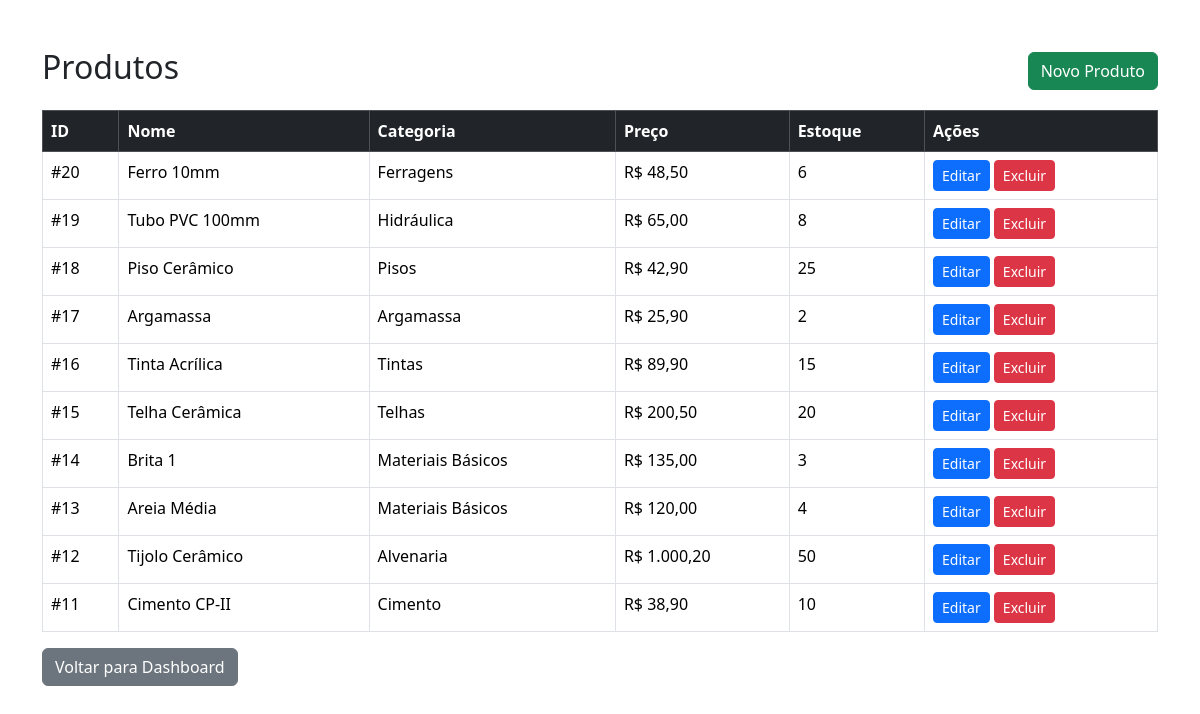
The page /pages/listar.php on the database its author committed.
### tables this page shows
CREATE TABLE `produtos` (
  `id` int(11) NOT NULL,
  `nome` varchar(100) NOT NULL,
  `categoria` varchar(50) NOT NULL,
  `preco` decimal(10,2) NOT NULL,
  `descricao` text DEFAULT NULL,
  `imagem_url` varchar(255) DEFAULT NULL,
  `estoque` int(11) NOT NULL DEFAULT 0
);

### pages/listar.php (the view, shortened to what this page needs)
<?php
include("../../config/conexao.php");
$sql = "SELECT * FROM produtos ORDER BY id DESC";
$resultado = $conn->query($sql);
?>
<!DOCTYPE html>
<html lang="pt-BR">
<head>
<link href="https://cdn.jsdelivr.net/npm/bootstrap@5.3.3/dist/css/bootstrap.min.css" rel="stylesheet">
</head>
<body>
<div class="container mt-5">
<div class="d-flex justify-content-between align-items-center mb-3">
<h2>Produtos</h2>
<a href="cadastrar.php" class="btn btn-success">
Novo Produto
</a>
</div>
<table class="table table-bordered table-hover">
<thead class="table-dark">
<tr>
<th>ID</th>
<th>Nome</th>
<th>Categoria</th>
<th>Preço</th>
<th>Estoque</th>
<th>Ações</th>
</tr>
</thead>
<tbody>
<?php if ($resultado && $resultado->num_rows > 0): ?>
<?php while ($produto = $resultado->fetch_assoc()): ?>
<tr>
<td>
#<?= $produto['id']; ?>
</td>
<td>
<?= htmlspecialchars($produto['nome']); ?>
</td>
<td>
<?= htmlspecialchars($produto['categoria']); ?>
</td>
<td>
R$ <?= number_format($produto['preco'], 2, ',', '.'); ?>
</td>
<td>
<?= $produto['estoque']; ?>
</td>
<td>
<a
href="editar.php?id=<?= $produto['id']; ?>"
class="btn btn-primary btn-sm">
Editar
</a>
<a
href="excluir.php?id=<?= $produto['id']; ?>"
class="btn btn-danger btn-sm"
onclick="return confirm('Deseja realmente excluir este produto?');">
Excluir
</a>
</td>
</tr>
<?php endwhile; ?>
<?php endif; ?>
</tbody>
</table>
<a href="../../dashboard.php" class="btn btn-secondary">
Voltar para Dashboard
</a>
</div>
</body>
</html>

### rows shown on the page
produtos: id "20", nome "Ferro 10mm", categoria "Ferragens", preco "48,50", estoque "6"
produtos: id "19", nome "Tubo PVC 100mm", categoria "Hidráulica", preco "65,00", estoque "8"
produtos: id "18", nome "Piso Cerâmico", categoria "Pisos", preco "42,90", estoque "25"
produtos: id "17", nome "Argamassa", categoria "Argamassa", preco "25,90", estoque "2"
produtos: id "16", nome "Tinta Acrílica", categoria "Tintas", preco "89,90", estoque "15"
produtos: id "15", nome "Telha Cerâmica", categoria "Telhas", preco "200,50", estoque "20"
produtos: id "14", nome "Brita 1", categoria "Materiais Básicos", preco "135,00", estoque "3"
produtos: id "13", nome "Areia Média", categoria "Materiais Básicos", preco "120,00", estoque "4"
produtos: id "12", nome "Tijolo Cerâmico", categoria "Alvenaria", preco "1.000,20", estoque "50"
produtos: id "11", nome "Cimento CP-II", categoria "Cimento", preco "38,90", estoque "10"
